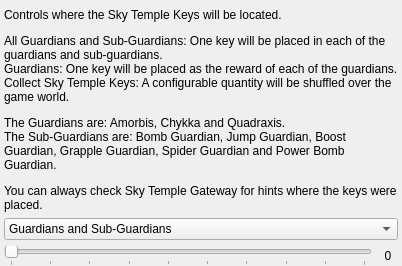
         <widget class="QWidget" name="goal_tab">
          <attribute name="title">
           <string>Goal</string>
          </attribute>
          <layout class="QVBoxLayout" name="goal_layout">
           <property name="leftMargin">
            <number>4</number>
           </property>
           <property name="topMargin">
            <number>8</number>
           </property>
           <property name="rightMargin">
            <number>4</number>
           </property>
           <property name="bottomMargin">
            <number>0</number>
           </property>
           <item>
            <widget class="QLabel" name="skytemple_description">
             <property name="text">
              <string>&lt;html&gt;&lt;head/&gt;&lt;body&gt;&lt;p&gt;Controls where the Sky Temple Keys will be located.&lt;/p&gt;&lt;p&gt;All Guardians and Sub-Guardians: One key will be placed in each of the guardians and sub-guardians.&lt;br/&gt;Guardians: One key will be placed as the reward of each of the guardians.&lt;br/&gt;Collect Sky Temple Keys: A configurable quantity will be shuffled over the game world.&lt;/p&gt;&lt;p&gt;The Guardians are: Amorbis, Chykka and Quadraxis.&lt;br/&gt;The Sub-Guardians are: Bomb Guardian, Jump Guardian, Boost Guardian, Grapple Guardian, Spider Guardian and Power Bomb Guardian.&lt;/p&gt;&lt;p&gt;You can always check Sky Temple Gateway for hints where the keys were placed.&lt;/p&gt;&lt;/body&gt;&lt;/html&gt;</string>
             </property>
             <property name="wordWrap">
              <bool>true</bool>
             </property>
            </widget>
           </item>
           <item>
            <widget class="QComboBox" name="skytemple_combo">
             <item>
              <property name="text">
               <string>Guardians and Sub-Guardians</string>
              </property>
             </item>
             <item>
              <property name="text">
               <string>Guardians</string>
              </property>
             </item>
             <item>
              <property name="text">
               <string>Collect Sky Temple Keys</string>
              </property>
             </item>
            </widget>
           </item>
           <item>
            <layout class="QHBoxLayout" name="skytemple_slider_layout">
             <item>
              <widget class="QSlider" name="skytemple_slider">
               <property name="maximum">
                <number>9</number>
               </property>
               <property name="pageStep">
                <number>2</number>
               </property>
               <property name="orientation">
                <enum>Qt::Horizontal</enum>
               </property>
               <property name="tickPosition">
                <enum>QSlider::TicksBelow</enum>
               </property>
              </widget>
             </item>
             <item>
              <widget class="QLabel" name="skytemple_slider_label">
               <property name="sizePolicy">
                <sizepolicy hsizetype="Fixed" vsizetype="Fixed">
                 <horstretch>0</horstretch>
                 <verstretch>0</verstretch>
                </sizepolicy>
               </property>
               <property name="minimumSize">
                <size>
                 <width>20</width>
                 <height>0</height>
                </size>
               </property>
               <property name="text">
                <string>0</string>
               </property>
               <property name="alignment">
                <set>Qt::AlignCenter</set>
               </property>
              </widget>
             </item>
            </layout>
           </item>
          </layout>
         </widget>
